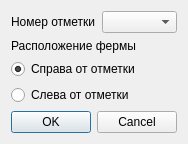
<?xml version="1.0" encoding="UTF-8"?>
<ui version="4.0">
 <class>AddFermDialog</class>
 <widget class="QDialog" name="AddFermDialog">
  <property name="windowModality">
   <enum>Qt::ApplicationModal</enum>
  </property>
  <property name="geometry">
   <rect>
    <x>0</x>
    <y>0</y>
    <width>175</width>
    <height>135</height>
   </rect>
  </property>
  <property name="maximumSize">
   <size>
    <width>175</width>
    <height>135</height>
   </size>
  </property>
  <property name="windowTitle">
   <string>Добавить тормозную ферму</string>
  </property>
  <property name="modal">
   <bool>true</bool>
  </property>
  <layout class="QVBoxLayout" name="verticalLayout">
   <item>
    <layout class="QHBoxLayout" name="horizontalLayout">
     <item>
      <widget class="QLabel" name="label">
       <property name="text">
        <string>Номер отметки</string>
       </property>
      </widget>
     </item>
     <item>
      <widget class="QComboBox" name="PlanePoint"/>
     </item>
    </layout>
   </item>
   <item>
    <widget class="QLabel" name="label_2">
     <property name="text">
      <string>Расположение фермы</string>
     </property>
    </widget>
   </item>
   <item>
    <widget class="QRadioButton" name="RightSide">
     <property name="text">
      <string>Справа от отметки</string>
     </property>
     <property name="checked">
      <bool>true</bool>
     </property>
    </widget>
   </item>
   <item>
    <widget class="QRadioButton" name="LeftSide">
     <property name="text">
      <string>Слева от отметки</string>
     </property>
    </widget>
   </item>
   <item>
    <widget class="QDialogButtonBox" name="buttonBox">
     <property name="orientation">
      <enum>Qt::Horizontal</enum>
     </property>
     <property name="standardButtons">
      <set>QDialogButtonBox::Cancel|QDialogButtonBox::Ok</set>
     </property>
    </widget>
   </item>
  </layout>
 </widget>
 <resources/>
 <connections>
  <connection>
   <sender>buttonBox</sender>
   <signal>accepted()</signal>
   <receiver>AddFermDialog</receiver>
   <slot>accept()</slot>
   <hints>
    <hint type="sourcelabel">
     <x>248</x>
     <y>254</y>
    </hint>
    <hint type="destinationlabel">
     <x>157</x>
     <y>274</y>
    </hint>
   </hints>
  </connection>
  <connection>
   <sender>buttonBox</sender>
   <signal>rejected()</signal>
   <receiver>AddFermDialog</receiver>
   <slot>reject()</slot>
   <hints>
    <hint type="sourcelabel">
     <x>316</x>
     <y>260</y>
    </hint>
    <hint type="destinationlabel">
     <x>286</x>
     <y>274</y>
    </hint>
   </hints>
  </connection>
 </connections>
</ui>
